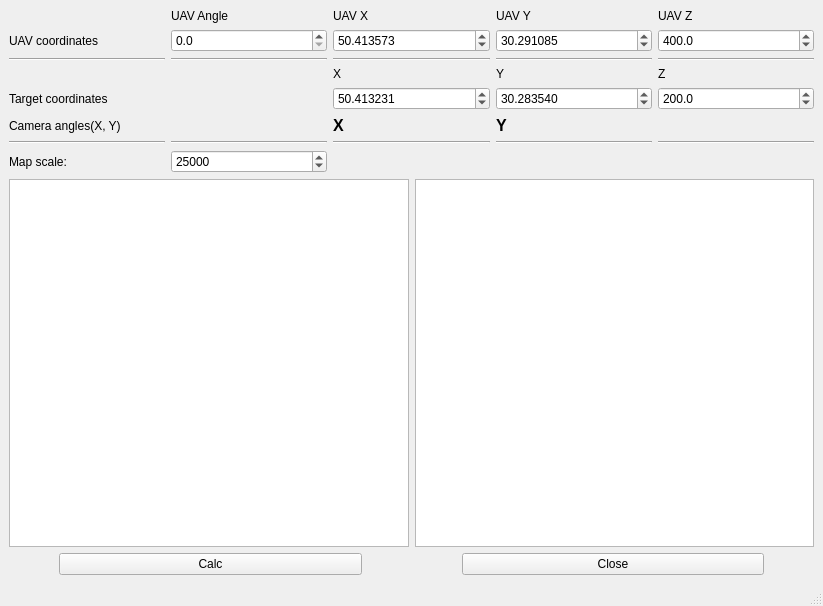
<?xml version="1.0" encoding="UTF-8"?>
<ui version="4.0">
 <class>MainWindow</class>
 <widget class="QMainWindow" name="MainWindow">
  <property name="geometry">
   <rect>
    <x>0</x>
    <y>0</y>
    <width>823</width>
    <height>606</height>
   </rect>
  </property>
  <property name="sizePolicy">
   <sizepolicy hsizetype="Maximum" vsizetype="Maximum">
    <horstretch>0</horstretch>
    <verstretch>0</verstretch>
   </sizepolicy>
  </property>
  <property name="minimumSize">
   <size>
    <width>800</width>
    <height>600</height>
   </size>
  </property>
  <property name="windowTitle">
   <string>UAV camera angle calculator</string>
  </property>
  <property name="windowIcon">
   <iconset>
    <activeon>../../OneDrive/Изображения/uav.png</activeon>
   </iconset>
  </property>
  <widget class="QWidget" name="centralwidget">
   <layout class="QVBoxLayout" name="verticalLayout">
    <item>
     <layout class="QGridLayout" name="gridLayout">
      <item row="2" column="1">
       <widget class="Line" name="line_2">
        <property name="orientation">
         <enum>Qt::Horizontal</enum>
        </property>
       </widget>
      </item>
      <item row="0" column="3">
       <widget class="QLabel" name="UAV_Y">
        <property name="text">
         <string>UAV Y</string>
        </property>
       </widget>
      </item>
      <item row="3" column="4">
       <widget class="QLabel" name="label">
        <property name="text">
         <string>Z</string>
        </property>
       </widget>
      </item>
      <item row="4" column="3">
       <widget class="QDoubleSpinBox" name="target_get_y">
        <property name="decimals">
         <number>6</number>
        </property>
        <property name="maximum">
         <double>180.000000000000000</double>
        </property>
        <property name="singleStep">
         <double>0.000100000000000</double>
        </property>
        <property name="value">
         <double>30.283539999999999</double>
        </property>
       </widget>
      </item>
      <item row="2" column="4">
       <widget class="Line" name="line_5">
        <property name="orientation">
         <enum>Qt::Horizontal</enum>
        </property>
       </widget>
      </item>
      <item row="1" column="3">
       <widget class="QDoubleSpinBox" name="uav_get_y">
        <property name="decimals">
         <number>6</number>
        </property>
        <property name="singleStep">
         <double>0.000100000000000</double>
        </property>
        <property name="value">
         <double>30.291084999999999</double>
        </property>
       </widget>
      </item>
      <item row="2" column="2">
       <widget class="Line" name="line_3">
        <property name="orientation">
         <enum>Qt::Horizontal</enum>
        </property>
       </widget>
      </item>
      <item row="0" column="2">
       <widget class="QLabel" name="UAV_X">
        <property name="text">
         <string>UAV X</string>
        </property>
       </widget>
      </item>
      <item row="5" column="3">
       <widget class="QLabel" name="target_y">
        <property name="font">
         <font>
          <pointsize>12</pointsize>
          <bold>true</bold>
         </font>
        </property>
        <property name="text">
         <string>Y</string>
        </property>
        <property name="textFormat">
         <enum>Qt::RichText</enum>
        </property>
       </widget>
      </item>
      <item row="1" column="1">
       <widget class="QDoubleSpinBox" name="uav_get_angle">
        <property name="decimals">
         <number>1</number>
        </property>
       </widget>
      </item>
      <item row="4" column="0">
       <widget class="QLabel" name="target_coord">
        <property name="text">
         <string>Target coordinates</string>
        </property>
       </widget>
      </item>
      <item row="1" column="0">
       <widget class="QLabel" name="uav_coord">
        <property name="text">
         <string>UAV coordinates</string>
        </property>
       </widget>
      </item>
      <item row="5" column="2">
       <widget class="QLabel" name="target_x">
        <property name="font">
         <font>
          <pointsize>12</pointsize>
          <bold>true</bold>
         </font>
        </property>
        <property name="text">
         <string>X</string>
        </property>
        <property name="textFormat">
         <enum>Qt::RichText</enum>
        </property>
       </widget>
      </item>
      <item row="4" column="4">
       <widget class="QDoubleSpinBox" name="target_get_z">
        <property name="decimals">
         <number>1</number>
        </property>
        <property name="maximum">
         <double>5000.000000000000000</double>
        </property>
        <property name="value">
         <double>200.000000000000000</double>
        </property>
       </widget>
      </item>
      <item row="5" column="0">
       <widget class="QLabel" name="camera_coord">
        <property name="text">
         <string>Camera angles(X, Y)</string>
        </property>
       </widget>
      </item>
      <item row="2" column="3">
       <widget class="Line" name="line_4">
        <property name="orientation">
         <enum>Qt::Horizontal</enum>
        </property>
       </widget>
      </item>
      <item row="3" column="3">
       <widget class="QLabel" name="header_9">
        <property name="text">
         <string>Y</string>
        </property>
       </widget>
      </item>
      <item row="1" column="2">
       <widget class="QDoubleSpinBox" name="uav_get_x">
        <property name="decimals">
         <number>6</number>
        </property>
        <property name="singleStep">
         <double>0.000100000000000</double>
        </property>
        <property name="value">
         <double>50.413573000000000</double>
        </property>
       </widget>
      </item>
      <item row="0" column="4">
       <widget class="QLabel" name="UAV_Z">
        <property name="text">
         <string>UAV Z</string>
        </property>
       </widget>
      </item>
      <item row="1" column="4">
       <widget class="QDoubleSpinBox" name="uav_get_z">
        <property name="decimals">
         <number>1</number>
        </property>
        <property name="maximum">
         <double>5000.000000000000000</double>
        </property>
        <property name="value">
         <double>400.000000000000000</double>
        </property>
       </widget>
      </item>
      <item row="2" column="0">
       <widget class="Line" name="line">
        <property name="orientation">
         <enum>Qt::Horizontal</enum>
        </property>
       </widget>
      </item>
      <item row="3" column="2">
       <widget class="QLabel" name="header_8">
        <property name="text">
         <string>X</string>
        </property>
       </widget>
      </item>
      <item row="4" column="2">
       <widget class="QDoubleSpinBox" name="target_get_x">
        <property name="decimals">
         <number>6</number>
        </property>
        <property name="maximum">
         <double>180.000000000000000</double>
        </property>
        <property name="singleStep">
         <double>0.000100000000000</double>
        </property>
        <property name="value">
         <double>50.413231000000003</double>
        </property>
       </widget>
      </item>
      <item row="0" column="1">
       <widget class="QLabel" name="UAV_angle">
        <property name="text">
         <string>UAV Angle</string>
        </property>
       </widget>
      </item>
      <item row="6" column="0">
       <widget class="Line" name="line_6">
        <property name="orientation">
         <enum>Qt::Horizontal</enum>
        </property>
       </widget>
      </item>
      <item row="6" column="1">
       <widget class="Line" name="line_7">
        <property name="orientation">
         <enum>Qt::Horizontal</enum>
        </property>
       </widget>
      </item>
      <item row="6" column="2">
       <widget class="Line" name="line_8">
        <property name="orientation">
         <enum>Qt::Horizontal</enum>
        </property>
       </widget>
      </item>
      <item row="6" column="3">
       <widget class="Line" name="line_9">
        <property name="orientation">
         <enum>Qt::Horizontal</enum>
        </property>
       </widget>
      </item>
      <item row="6" column="4">
       <widget class="Line" name="line_10">
        <property name="orientation">
         <enum>Qt::Horizontal</enum>
        </property>
       </widget>
      </item>
      <item row="7" column="0">
       <widget class="QLabel" name="label_2">
        <property name="text">
         <string>Map scale:</string>
        </property>
       </widget>
      </item>
      <item row="7" column="1">
       <widget class="QSpinBox" name="get_map_scale">
        <property name="maximum">
         <number>50000</number>
        </property>
        <property name="singleStep">
         <number>1000</number>
        </property>
        <property name="value">
         <number>25000</number>
        </property>
       </widget>
      </item>
     </layout>
    </item>
    <item>
     <layout class="QHBoxLayout" name="horizontalLayout_2">
      <item>
       <widget class="QGraphicsView" name="graphicsView"/>
      </item>
      <item>
       <widget class="QGraphicsView" name="graphicsView_2"/>
      </item>
     </layout>
    </item>
    <item>
     <layout class="QHBoxLayout" name="horizontalLayout">
      <property name="spacing">
       <number>100</number>
      </property>
      <property name="sizeConstraint">
       <enum>QLayout::SetMaximumSize</enum>
      </property>
      <property name="leftMargin">
       <number>50</number>
      </property>
      <property name="rightMargin">
       <number>50</number>
      </property>
      <item>
       <widget class="QPushButton" name="calcBttn">
        <property name="sizePolicy">
         <sizepolicy hsizetype="Expanding" vsizetype="Fixed">
          <horstretch>0</horstretch>
          <verstretch>0</verstretch>
         </sizepolicy>
        </property>
        <property name="text">
         <string>Calc</string>
        </property>
       </widget>
      </item>
      <item>
       <widget class="QPushButton" name="closeBttn">
        <property name="sizePolicy">
         <sizepolicy hsizetype="Expanding" vsizetype="Fixed">
          <horstretch>0</horstretch>
          <verstretch>0</verstretch>
         </sizepolicy>
        </property>
        <property name="text">
         <string>Close</string>
        </property>
       </widget>
      </item>
     </layout>
    </item>
   </layout>
  </widget>
  <widget class="QMenuBar" name="menubar">
   <property name="geometry">
    <rect>
     <x>0</x>
     <y>0</y>
     <width>823</width>
     <height>21</height>
    </rect>
   </property>
  </widget>
  <widget class="QStatusBar" name="statusbar"/>
 </widget>
 <tabstops>
  <tabstop>target_get_y</tabstop>
  <tabstop>target_get_x</tabstop>
  <tabstop>calcBttn</tabstop>
  <tabstop>closeBttn</tabstop>
 </tabstops>
 <resources/>
 <connections>
  <connection>
   <sender>calcBttn</sender>
   <signal>clicked()</signal>
   <receiver>MainWindow</receiver>
   <slot>update()</slot>
   <hints>
    <hint type="sourcelabel">
     <x>249</x>
     <y>520</y>
    </hint>
    <hint type="destinationlabel">
     <x>110</x>
     <y>426</y>
    </hint>
   </hints>
  </connection>
  <connection>
   <sender>closeBttn</sender>
   <signal>clicked()</signal>
   <receiver>MainWindow</receiver>
   <slot>close()</slot>
   <hints>
    <hint type="sourcelabel">
     <x>462</x>
     <y>538</y>
    </hint>
    <hint type="destinationlabel">
     <x>437</x>
     <y>443</y>
    </hint>
   </hints>
  </connection>
 </connections>
</ui>
